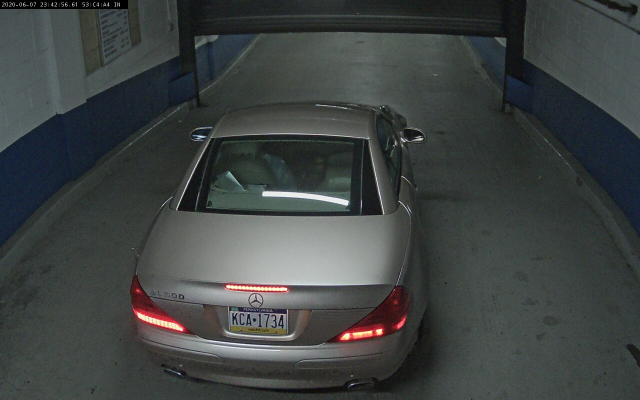
#> input picture data/entry1/1591587776858.jpg, 1280 x 800 px (shown at 1/2 size)
$ jupyter execute --allow-errors task_solution.ipynb   (shell and % lines are left out)   (older library calls are emulated)
#> lines starting #> are read from the running program, lines starting #| are printed output that depends on the picture
# Example prediction on a single test image
This notebook gives example code to make a single disparity prediction for one test image.

The file test_simple.py shows a more complete version of this code, which additionally:

Can run on GPU or CPU (this notebook only runs on CPU)
Can predict for a whole folder of images, not just a single image
Saves predictions to .npy files and disparity images.

[cell 1]
from __future__ import absolute_import, division, print_function

import os
import numpy as np
import PIL.Image as pil
import matplotlib.pyplot as plt

import torch
from torchvision import transforms
import networks
from utils import download_model_if_doesnt_exist

# Setting up network and loading weights¶

[cell 2]
model_name = "mono_640x192"

download_model_if_doesnt_exist(model_name)
#> (this line was passed over: utils is not available in this run)
encoder_path = os.path.join("models", model_name, "encoder.pth")
depth_decoder_path = os.path.join("models", model_name, "depth.pth")

# LOADING PRETRAINED MODEL
#> (the rest of this cell did not finish here and is left out)

# Loading the test image and preprocessing

[cell 3]
def prepare_image(input_image,  w, h):
    input_image_resized = input_image.resize((w, h), pil.LANCZOS)
    return transforms.ToTensor()(input_image_resized).unsqueeze(0)

# Prediction using the PyTorch model

[cell 4]
# [6 lines left out: function prdict_om_image, not called in this run]

# Plotting

[cell 5]
image_path1 = "./data/entry1/1591587776858.jpg"
image_path2 =  "./data/exit1/1591587776850.jpg"

#> (the rest of this cell did not finish here and is left out)

# Object detector usage

[cell 6]
import yolov5
#> (the rest of this cell did not finish here and is left out)

#> (a cell that did not finish here is left out)

# Task
Assuming that zones are overlaping use disparsity data and object detection to map those zones and create geometrical transformation that would allow generating expected missing bounding box on opposite camera.

# Solution
Unfortunately, I was not able to meet the goals from the task, i.e., to find a proper mapping between the zones.

Some ideas are roughly presented below, but generally, I ended up with an alternative solution to find bounding boxes on the image from the opposite camera.

# Perspective transform
One of my ideas was to geometrically transform both images to produce a bird's eye view. I thought that this tool can be useful for later merge of two images: from exit and from entry.

Note that, in order to obtain a desired homography transformation, I hard-coded the points in `src` based on the visual properties of the images (characteristic corners of the curb near the road and the wall).

Below there are 2 methods which implement transforms for entry and exit camera.

[cell 8]
def perspective_transform_camera1(img):
    height =  img.shape[0]
    width =  img.shape[1]
    y_level = 200
    y_level2 = 490
    top_offset = 100
    side_offset = 250
    src = np.float32([[370, y_level],[1030, y_level],[width, y_level2],[0, y_level2]])
    dst = np.float32([[side_offset, top_offset], [width-side_offset, top_offset],
                      [width-side_offset, height-200],[side_offset, height-200]])

    img_size = (img.shape[1], img.shape[0])
    M = cv2.getPerspectiveTransform(src, dst)
    Minv = cv2.getPerspectiveTransform(dst, src)
    warped = cv2.warpPerspective(img, M, img_size)

    return warped, M, Minv

[cell 9]
def perspective_transform_camera2(img):
    height =  img.shape[0]
    width =  img.shape[1]
    y_level = 200
    y_level2 = 490
    top_offset = 100
    side_offset = 250
    src = np.float32([[210, y_level],[1030, y_level],[width, y_level2],[0, y_level2]])
    dst = np.float32([[side_offset-35, top_offset], [width-side_offset+35, top_offset],
                      [width-side_offset, height-200],[side_offset, height-200]])

    img_size = (img.shape[1], img.shape[0])
    M = cv2.getPerspectiveTransform(src, dst)
    Minv = cv2.getPerspectiveTransform(dst, src)
    warped = cv2.warpPerspective(img, M, img_size)

    return warped, M, Minv

# Tests of the transform
Tests are executed on images from 2 cameras.

Transformation is made both on the original image and on the image from depth estimator.

[cell 10]
def conv2RGB(img):
    return cv2.cvtColor(img, cv2.COLOR_BGR2RGB)

[cell 11]
import cv2
img = cv2.imread('./data/entry1/1591587776858.jpg')
#> img is the input picture: shape (800, 1280, 3); mean B, G, R 66.6, 67.6, 62.9
img2 = cv2.imread('./data/exit1/1591587776850.jpg')
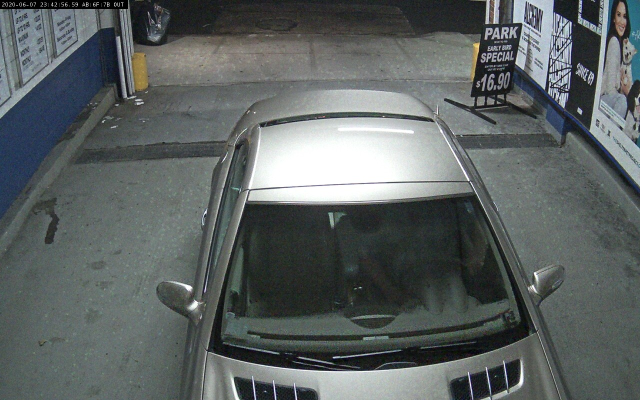
#> input picture data/exit1/1591587776850.jpg, 1280 x 800 px (shown at 1/2 size)
#> img2 is the input picture: shape (800, 1280, 3); mean B, G, R 98.3, 98.9, 92.6

img=conv2RGB(img)
img2=conv2RGB(img2)

[cell 12]
warped_img, M, Minv = perspective_transform_camera1(img)
#> in perspective_transform_camera1, `warped = cv2.warpPerspective(img, M, img_size)`:
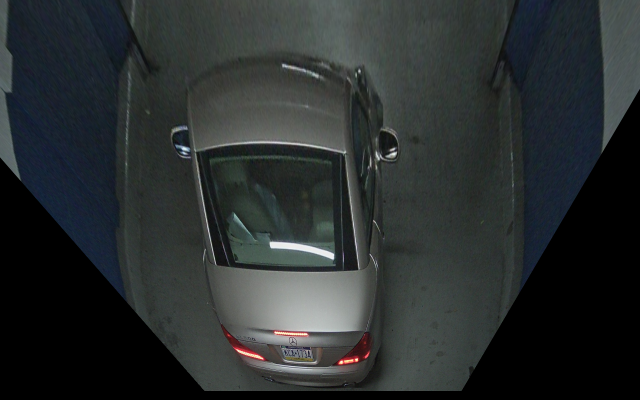
#> warped: shape (800, 1280, 3) (shown at 1/2 size); mean R, G, B 42, 46.7, 47
#> M = [[3.36, 6.58, -1848.1], [0, 10.42, -1799.1], [5.78e-19, 0.0092, 1]]; Minv = [[0.771, -0.675, 211.9], [4.14e-17, 0.096, 172.7], [3.25e-19, -0.000883, 1]]
#> (the rest of this cell did not finish here and is left out)

[cell 13]
warped_img2, M, Minv = perspective_transform_camera2(img2)
#> in perspective_transform_camera2, `warped = cv2.warpPerspective(img, M, img_size)`:
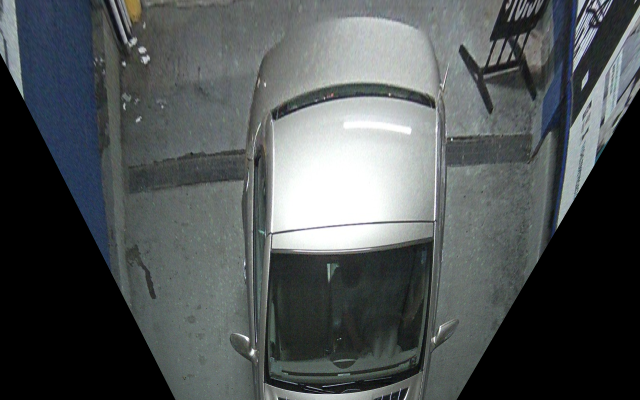
#> warped: shape (800, 1280, 3) (shown at 1/2 size); mean R, G, B 79.4, 84.3, 85.1
#> M = [[2.01, 2.86, -576.6], [0, 6.15, -1035.7], [2.35e-19, 0.00468, 1]]; Minv = [[0.891, -0.45, 47.43], [6.84e-17, 0.163, 168.5], [3.22e-19, -0.000761, 1]]
#> (the rest of this cell did not finish here and is left out)

# Discussion
The transformation shown above works perfect if we transform an image which has one plane (e.g. a book, a wall in a building). In our analysed images, we have obviously many depths (a car). So, it would be an interesting research how to modify a homography transformation which takes into account the depth.

The primary reason why I created a bird's eye view is that I wanted to somehow merge, stitch the images from the exit and entry. This would create a map of a car based on 2 images. This is normally done by SIFT or SURF methods (which would match characteristic points in both images). Unfortunately in current version of OpenCV, these algorithms are no longer available (patent protected).

We could also think about mapping the images (either directly or after above transformation) based on the information from depth predictor. E.g. considering that some points from exit camera (with the least depth) are representing the same feature of a car that the points from entry camera (with the greatest depth). But, except the car, there is also a background on the images, which would make this solution much harder.

# Histograms
I created some histograms, just to see the properties of images which are the outputs of depth predictor.
On the right hand side, there is also a histogram of a depth predictor on an image where a mask was applied - based on yolo detection (car detected).

#> (a cell that did not finish here is left out)

#> (a cell that did not finish here is left out)

#> (a cell that did not finish here is left out)

# Disussion
Having tried some methods to map 2 images from exit and entry camera (unsuccessfully), I decided to follow a simpler approach. It won't be so stable and accurate, but it will result in more or less proper bounding box placed on the image from exit camera. It will be based on simple analysis of a histogram of the depth image.

# Getting a blob (mask based on threshold)
Firstly, I experimentally found a threshold (from above histogram `Masked with detected bbox - histogram`) which could tell which pixel belongs to a car and which does not. It was set to 150 as seen below.

Then, to eliminate holes inside the blob, I applied some erosion and dilation on an image.

#> (a cell that did not finish here is left out)

# Finding a bounding box
Having a blob from upper stage, we can draw a rectangle around it.

#> (a cell that did not finish here is left out)

# Implementation of a pipeline
Following the simple pattern described above (thresholding a depth image, finding a blob, and corresponding bbox) the pipeline is created below. It is mostly utilizing the code from above cells.

[cell 19]
# takes a path with an image and returns the "depth" image
# [17 lines left out: function get_depth_prediction, not called in this run]

[cell 20]
#takes an image which is binary thresholded with a parameter THRESH. Then, erosion and dilation is performed to obtain a blob.
# [14 lines left out: function get_mask_higher_depths, not called in this run]

[cell 21]
# Creates a rectangle around an image with blob
# [5 lines left out: function get_bbox_from_mask, not called in this run]

[cell 22]
# Draws a bounding box in an image
# [4 lines left out: function apply_bbox, not called in this run]

[cell 23]
# Calculates the area of a detected object
def get_first_camera_object_area(path):
  image = pil.open(path)
  result = yolo.predict(image)
  res = result.xywhn[0][0].numpy()
  w = res[2]
  h = res[3]

  return w*h

[cell 24]
# Produces a ROI mask (points specified in contours and contours2 have been manually chosen)
# [15 lines left out: function get_simple_roi_mask, not called in this run]

# Final pipeline stacking all above methods
It is improtant to mention that one tweak was done here: The whole pipeline is being calculated only if detected car from entry camera is large enough. It means that we don't want to perform the pipeline if the car is far away - then, it's probably not visible in exit camera.

[cell 25]
# Final pipeline stacking all above methods
# [12 lines left out: function get_bbox_pipline, not called in this run]

# Tests
Tests on images from exit camera have been performed. Note that not each image is shown as a result of the code. A step of 10 was used when iterating the list of images - for the sake of computation speed.

[cell 26]
from glob import glob
from pathlib import Path
data_source1 = glob("./data/exit1/*")
data_source2 = glob("./data/entry1/*")
data_source1.sort(key= lambda x: int(Path(x).stem))
data_source2.sort(key= lambda x: int(Path(x).stem))

fig = plt.figure(figsize=(14, 7))
cnt = 0

#> (the rest of this cell did not finish here and is left out)
